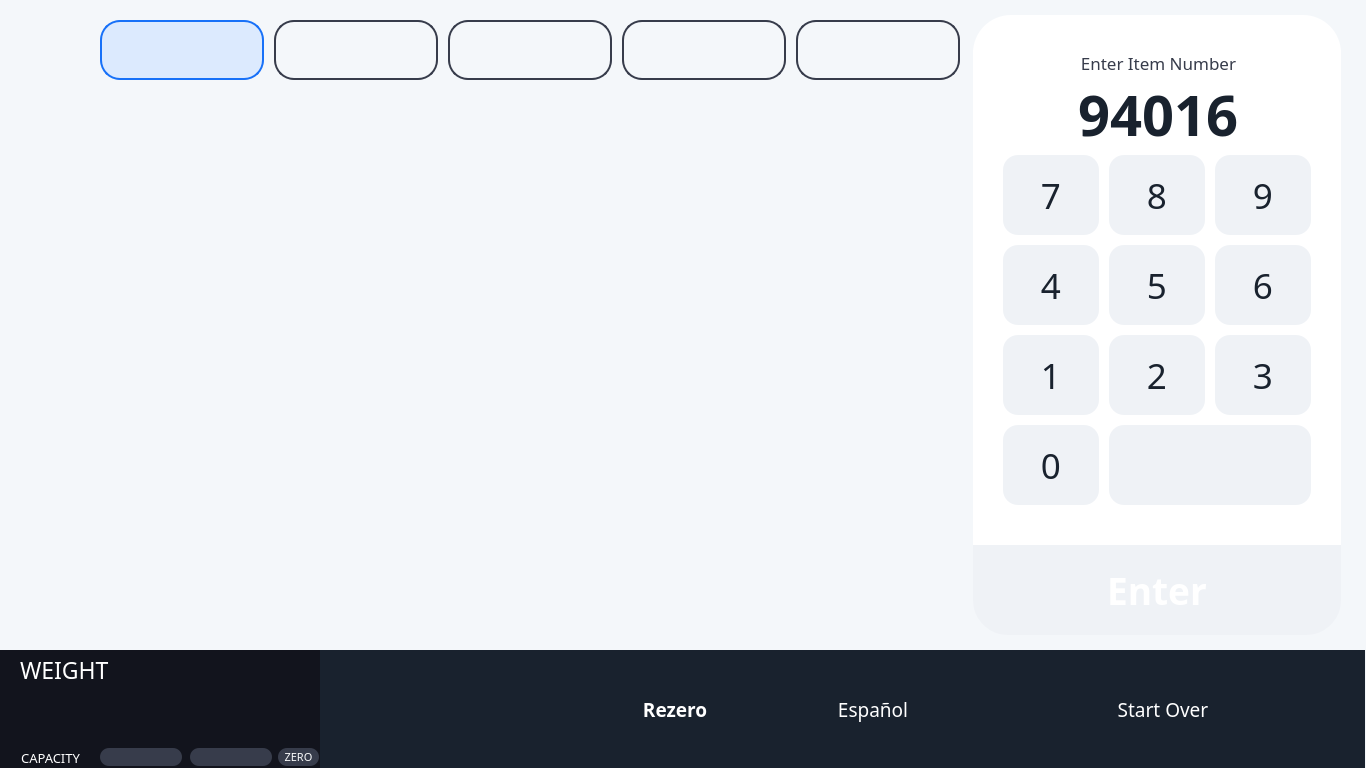
<?xml version="1.0" encoding="UTF-8"?>
<ui version="4.0">
 <class>selfserveItemLookupG2</class>
 <widget class="QWidget" name="selfserveItemLookupG2">
  <property name="geometry">
   <rect>
    <x>0</x>
    <y>0</y>
    <width>1366</width>
    <height>768</height>
   </rect>
  </property>
  <property name="sizePolicy">
   <sizepolicy hsizetype="Expanding" vsizetype="Expanding">
    <horstretch>0</horstretch>
    <verstretch>0</verstretch>
   </sizepolicy>
  </property>
  <property name="windowTitle">
   <string>Form</string>
  </property>
  <property name="styleSheet">
   <string notr="true">QWidget#selfserveItemLookupG2
{
    background-color: rgb(244,247,250);
}</string>
  </property>
  <widget class="QWidget" name="screenContainer" native="true">
   <property name="geometry">
    <rect>
     <x>0</x>
     <y>0</y>
     <width>1366</width>
     <height>768</height>
    </rect>
   </property>
   <widget class="QWidget" name="bestSellersPage" native="true">
    <property name="geometry">
     <rect>
      <x>10</x>
      <y>100</y>
      <width>960</width>
      <height>546</height>
     </rect>
    </property>
    <layout class="QHBoxLayout" name="horizontalLayout_4">
     <property name="spacing">
      <number>0</number>
     </property>
     <property name="leftMargin">
      <number>0</number>
     </property>
     <property name="topMargin">
      <number>0</number>
     </property>
     <property name="rightMargin">
      <number>0</number>
     </property>
     <property name="bottomMargin">
      <number>0</number>
     </property>
     <item>
      <layout class="QHBoxLayout" name="horizontalLayout">
       <property name="spacing">
        <number>0</number>
       </property>
      </layout>
     </item>
    </layout>
   </widget>
   <widget class="QWidget" name="buttonBar" native="true">
    <property name="geometry">
     <rect>
      <x>319</x>
      <y>650</y>
      <width>1046</width>
      <height>118</height>
     </rect>
    </property>
    <property name="sizePolicy">
     <sizepolicy hsizetype="Fixed" vsizetype="Fixed">
      <horstretch>0</horstretch>
      <verstretch>0</verstretch>
     </sizepolicy>
    </property>
    <property name="minimumSize">
     <size>
      <width>1046</width>
      <height>118</height>
     </size>
    </property>
    <property name="maximumSize">
     <size>
      <width>1046</width>
      <height>118</height>
     </size>
    </property>
    <property name="styleSheet">
     <string notr="true">background-color: rgb(25,34,46);</string>
    </property>
    <widget class="QPushButton" name="butLanguage">
     <property name="geometry">
      <rect>
       <x>464</x>
       <y>29</y>
       <width>180</width>
       <height>60</height>
      </rect>
     </property>
     <property name="minimumSize">
      <size>
       <width>180</width>
       <height>60</height>
      </size>
     </property>
     <property name="maximumSize">
      <size>
       <width>180</width>
       <height>60</height>
      </size>
     </property>
     <property name="font">
      <font>
       <family>Poppins SemiBold</family>
       <pointsize>14</pointsize>
      </font>
     </property>
     <property name="styleSheet">
      <string notr="true">QPushButton#butLanguage
{
	background:url(:/images/screens/dark_blue_blank.png);
    color: white;
    margin: 0 0 0 0;
    border-style: outset;
    border-radius: 0px;
    border-width: 0px;
}</string>
     </property>
     <property name="text">
      <string>Español</string>
     </property>
    </widget>
    <widget class="QPushButton" name="butStartOver">
     <property name="geometry">
      <rect>
       <x>662</x>
       <y>29</y>
       <width>364</width>
       <height>60</height>
      </rect>
     </property>
     <property name="minimumSize">
      <size>
       <width>364</width>
       <height>60</height>
      </size>
     </property>
     <property name="maximumSize">
      <size>
       <width>364</width>
       <height>60</height>
      </size>
     </property>
     <property name="font">
      <font>
       <family>Poppins SemiBold</family>
       <pointsize>14</pointsize>
      </font>
     </property>
     <property name="styleSheet">
      <string notr="true">QPushButton#butStartOver
{
	background:url(:/images/screens/dark_blue_large_blank.png);
    color: white;
    margin: 0 0 0 0;
    border-style: outset;
    border-radius: 0px;
    border-width: 0px;
}</string>
     </property>
     <property name="text">
      <string>Start Over</string>
     </property>
    </widget>
    <widget class="QPushButton" name="butRezero">
     <property name="geometry">
      <rect>
       <x>266</x>
       <y>29</y>
       <width>180</width>
       <height>60</height>
      </rect>
     </property>
     <property name="minimumSize">
      <size>
       <width>180</width>
       <height>60</height>
      </size>
     </property>
     <property name="maximumSize">
      <size>
       <width>180</width>
       <height>60</height>
      </size>
     </property>
     <property name="font">
      <font>
       <family>Poppins SemiBold</family>
       <pointsize>14</pointsize>
       <weight>75</weight>
       <bold>true</bold>
      </font>
     </property>
     <property name="styleSheet">
      <string notr="true">QPushButton#butRezero
{
	background:url(:/images/screens/dark_blue_blank.png);
    color: white;
    margin: 0 0 0 0;
    border-style: outset;
    border-radius: 0px;
    border-width: 0px;
}</string>
     </property>
     <property name="text">
      <string>Rezero</string>
     </property>
    </widget>
   </widget>
   <widget class="QWidget" name="wgtWeightBox" native="true">
    <property name="geometry">
     <rect>
      <x>0</x>
      <y>650</y>
      <width>320</width>
      <height>118</height>
     </rect>
    </property>
    <property name="sizePolicy">
     <sizepolicy hsizetype="Fixed" vsizetype="Fixed">
      <horstretch>0</horstretch>
      <verstretch>0</verstretch>
     </sizepolicy>
    </property>
    <property name="minimumSize">
     <size>
      <width>320</width>
      <height>118</height>
     </size>
    </property>
    <property name="maximumSize">
     <size>
      <width>320</width>
      <height>118</height>
     </size>
    </property>
    <property name="styleSheet">
     <string notr="true">background-color: rgb(18,20,29);</string>
    </property>
    <widget class="QLabel" name="lblLowRange">
     <property name="geometry">
      <rect>
       <x>100</x>
       <y>98</y>
       <width>82</width>
       <height>18</height>
      </rect>
     </property>
     <property name="minimumSize">
      <size>
       <width>82</width>
       <height>18</height>
      </size>
     </property>
     <property name="maximumSize">
      <size>
       <width>82</width>
       <height>18</height>
      </size>
     </property>
     <property name="font">
      <font>
       <family>Poppins</family>
       <pointsize>8</pointsize>
      </font>
     </property>
     <property name="styleSheet">
      <string notr="true">background-color: rgb(55,60,75);
color: rgb(249,250,251);
border-radius: 9px;</string>
     </property>
     <property name="text">
      <string/>
     </property>
     <property name="alignment">
      <set>Qt::AlignCenter</set>
     </property>
    </widget>
    <widget class="QLabel" name="lblWeightTitle">
     <property name="geometry">
      <rect>
       <x>20</x>
       <y>7</y>
       <width>131</width>
       <height>25</height>
      </rect>
     </property>
     <property name="font">
      <font>
       <family>Poppins Medium</family>
       <pointsize>17</pointsize>
      </font>
     </property>
     <property name="styleSheet">
      <string notr="true">color: white;</string>
     </property>
     <property name="text">
      <string>WEIGHT</string>
     </property>
     <property name="alignment">
      <set>Qt::AlignLeading|Qt::AlignLeft|Qt::AlignVCenter</set>
     </property>
    </widget>
    <widget class="QLabel" name="lblCapacity">
     <property name="geometry">
      <rect>
       <x>0</x>
       <y>98</y>
       <width>101</width>
       <height>20</height>
      </rect>
     </property>
     <property name="font">
      <font>
       <family>Poppins</family>
       <pointsize>10</pointsize>
      </font>
     </property>
     <property name="styleSheet">
      <string notr="true">color: white;</string>
     </property>
     <property name="text">
      <string>CAPACITY</string>
     </property>
     <property name="alignment">
      <set>Qt::AlignCenter</set>
     </property>
    </widget>
    <widget class="QLabel" name="lblWeight">
     <property name="geometry">
      <rect>
       <x>20</x>
       <y>36</y>
       <width>301</width>
       <height>61</height>
      </rect>
     </property>
     <property name="font">
      <font>
       <family>Poppins</family>
       <pointsize>43</pointsize>
       <weight>75</weight>
       <bold>true</bold>
       <kerning>true</kerning>
      </font>
     </property>
     <property name="styleSheet">
      <string notr="true">color: white;</string>
     </property>
     <property name="text">
      <string notr="true"/>
     </property>
     <property name="textFormat">
      <enum>Qt::AutoText</enum>
     </property>
     <property name="alignment">
      <set>Qt::AlignLeading|Qt::AlignLeft|Qt::AlignVCenter</set>
     </property>
    </widget>
    <widget class="QLabel" name="lblHighRange">
     <property name="geometry">
      <rect>
       <x>190</x>
       <y>98</y>
       <width>82</width>
       <height>18</height>
      </rect>
     </property>
     <property name="minimumSize">
      <size>
       <width>82</width>
       <height>18</height>
      </size>
     </property>
     <property name="maximumSize">
      <size>
       <width>82</width>
       <height>18</height>
      </size>
     </property>
     <property name="font">
      <font>
       <family>Poppins</family>
       <pointsize>8</pointsize>
      </font>
     </property>
     <property name="styleSheet">
      <string notr="true">border-radius: 9px;
background-color: rgb(55,60,75);
color: rgb(249,250,251);</string>
     </property>
     <property name="text">
      <string/>
     </property>
     <property name="alignment">
      <set>Qt::AlignCenter</set>
     </property>
    </widget>
    <widget class="QLabel" name="lblZero">
     <property name="geometry">
      <rect>
       <x>278</x>
       <y>98</y>
       <width>41</width>
       <height>18</height>
      </rect>
     </property>
     <property name="minimumSize">
      <size>
       <width>41</width>
       <height>18</height>
      </size>
     </property>
     <property name="maximumSize">
      <size>
       <width>41</width>
       <height>18</height>
      </size>
     </property>
     <property name="font">
      <font>
       <family>Poppins</family>
       <pointsize>8</pointsize>
      </font>
     </property>
     <property name="styleSheet">
      <string notr="true">border-radius: 9px;
background-color: rgb(55,60,75);
color: rgb(249,250,251);</string>
     </property>
     <property name="text">
      <string>ZERO</string>
     </property>
     <property name="alignment">
      <set>Qt::AlignCenter</set>
     </property>
    </widget>
    <zorder>lblWeightTitle</zorder>
    <zorder>lblCapacity</zorder>
    <zorder>lblWeight</zorder>
    <zorder>lblLowRange</zorder>
    <zorder>lblHighRange</zorder>
    <zorder>lblZero</zorder>
   </widget>
   <widget class="QWidget" name="wgtNumPad" native="true">
    <property name="geometry">
     <rect>
      <x>973</x>
      <y>15</y>
      <width>368</width>
      <height>620</height>
     </rect>
    </property>
    <property name="minimumSize">
     <size>
      <width>368</width>
      <height>620</height>
     </size>
    </property>
    <property name="maximumSize">
     <size>
      <width>368</width>
      <height>620</height>
     </size>
    </property>
    <property name="autoFillBackground">
     <bool>false</bool>
    </property>
    <property name="styleSheet">
     <string notr="true">QWidget#wgtNumPad
{
    background-color: rgb(255,255,255);
    color: rgb(25,34,46);
    border-style: solid;
    border-radius: 40px;
    border-radius: 38px;
}</string>
    </property>
    <widget class="QPushButton" name="butSeven">
     <property name="geometry">
      <rect>
       <x>30</x>
       <y>140</y>
       <width>96</width>
       <height>80</height>
      </rect>
     </property>
     <property name="minimumSize">
      <size>
       <width>96</width>
       <height>80</height>
      </size>
     </property>
     <property name="maximumSize">
      <size>
       <width>96</width>
       <height>80</height>
      </size>
     </property>
     <property name="font">
      <font>
       <family>Poppins SemiBold</family>
       <pointsize>26</pointsize>
       <weight>50</weight>
       <bold>false</bold>
      </font>
     </property>
     <property name="styleSheet">
      <string notr="true">QPushButton#butSeven
{
    background-color: rgb(239,242,246);
    color: rgb(25,34,46);
    border-style: solid;
    border-radius: 15px;
    border-width: 0px;
    line-height: 10px;
}</string>
     </property>
     <property name="text">
      <string notr="true">7</string>
     </property>
    </widget>
    <widget class="QPushButton" name="butEight">
     <property name="geometry">
      <rect>
       <x>136</x>
       <y>140</y>
       <width>96</width>
       <height>80</height>
      </rect>
     </property>
     <property name="minimumSize">
      <size>
       <width>96</width>
       <height>80</height>
      </size>
     </property>
     <property name="maximumSize">
      <size>
       <width>96</width>
       <height>100</height>
      </size>
     </property>
     <property name="font">
      <font>
       <family>Poppins Medium</family>
       <pointsize>26</pointsize>
       <weight>50</weight>
       <bold>false</bold>
       <stylestrategy>PreferAntialias</stylestrategy>
      </font>
     </property>
     <property name="styleSheet">
      <string notr="true">QPushButton#butEight
{
    background-color: rgb(239,242,246);
    color: rgb(25,34,46);
    border-style: solid;
    border-radius: 15px;
    border-width: 0px;
}</string>
     </property>
     <property name="text">
      <string>8</string>
     </property>
    </widget>
    <widget class="QPushButton" name="butNine">
     <property name="geometry">
      <rect>
       <x>242</x>
       <y>140</y>
       <width>96</width>
       <height>80</height>
      </rect>
     </property>
     <property name="minimumSize">
      <size>
       <width>96</width>
       <height>80</height>
      </size>
     </property>
     <property name="maximumSize">
      <size>
       <width>96</width>
       <height>100</height>
      </size>
     </property>
     <property name="font">
      <font>
       <family>Poppins Medium</family>
       <pointsize>26</pointsize>
       <weight>50</weight>
       <bold>false</bold>
       <stylestrategy>PreferAntialias</stylestrategy>
      </font>
     </property>
     <property name="styleSheet">
      <string notr="true">QPushButton#butNine
{
    background-color: rgb(239,242,246);
    color: rgb(25,34,46);
    border-style: solid;
    border-radius: 15px;
    border-width: 0px;
}</string>
     </property>
     <property name="text">
      <string>9</string>
     </property>
    </widget>
    <widget class="QPushButton" name="butFive">
     <property name="geometry">
      <rect>
       <x>136</x>
       <y>230</y>
       <width>96</width>
       <height>80</height>
      </rect>
     </property>
     <property name="minimumSize">
      <size>
       <width>96</width>
       <height>80</height>
      </size>
     </property>
     <property name="maximumSize">
      <size>
       <width>96</width>
       <height>100</height>
      </size>
     </property>
     <property name="font">
      <font>
       <family>Poppins Medium</family>
       <pointsize>26</pointsize>
       <weight>50</weight>
       <bold>false</bold>
       <stylestrategy>PreferAntialias</stylestrategy>
      </font>
     </property>
     <property name="styleSheet">
      <string notr="true">QPushButton#butFive
{
    background-color: rgb(239,242,246);
    color: rgb(25,34,46);
    border-style: solid;
    border-radius: 15px;
    border-width: 0px;
}</string>
     </property>
     <property name="text">
      <string>5</string>
     </property>
    </widget>
    <widget class="QPushButton" name="butSix">
     <property name="geometry">
      <rect>
       <x>242</x>
       <y>230</y>
       <width>96</width>
       <height>80</height>
      </rect>
     </property>
     <property name="minimumSize">
      <size>
       <width>96</width>
       <height>80</height>
      </size>
     </property>
     <property name="maximumSize">
      <size>
       <width>96</width>
       <height>100</height>
      </size>
     </property>
     <property name="font">
      <font>
       <family>Poppins Medium</family>
       <pointsize>26</pointsize>
       <weight>50</weight>
       <bold>false</bold>
       <stylestrategy>PreferAntialias</stylestrategy>
      </font>
     </property>
     <property name="styleSheet">
      <string notr="true">QPushButton#butSix
{
    background-color: rgb(239,242,246);
    color: rgb(25,34,46);
    border-style: solid;
    border-radius: 15px;
    border-width: 0px;
}</string>
     </property>
     <property name="text">
      <string>6</string>
     </property>
    </widget>
    <widget class="QPushButton" name="butThree">
     <property name="geometry">
      <rect>
       <x>242</x>
       <y>320</y>
       <width>96</width>
       <height>80</height>
      </rect>
     </property>
     <property name="minimumSize">
      <size>
       <width>96</width>
       <height>80</height>
      </size>
     </property>
     <property name="maximumSize">
      <size>
       <width>96</width>
       <height>100</height>
      </size>
     </property>
     <property name="font">
      <font>
       <family>Poppins Medium</family>
       <pointsize>26</pointsize>
       <weight>50</weight>
       <bold>false</bold>
       <stylestrategy>PreferAntialias</stylestrategy>
      </font>
     </property>
     <property name="styleSheet">
      <string notr="true">QPushButton#butThree
{
    background-color: rgb(239,242,246);
    color: rgb(25,34,46);
    border-style: solid;
    border-radius: 15px;
    border-width: 0px;
}</string>
     </property>
     <property name="text">
      <string>3</string>
     </property>
    </widget>
    <widget class="QPushButton" name="butOne">
     <property name="geometry">
      <rect>
       <x>30</x>
       <y>320</y>
       <width>96</width>
       <height>80</height>
      </rect>
     </property>
     <property name="minimumSize">
      <size>
       <width>96</width>
       <height>80</height>
      </size>
     </property>
     <property name="maximumSize">
      <size>
       <width>96</width>
       <height>100</height>
      </size>
     </property>
     <property name="font">
      <font>
       <family>Poppins SemiBold</family>
       <pointsize>26</pointsize>
       <weight>50</weight>
       <bold>false</bold>
      </font>
     </property>
     <property name="styleSheet">
      <string notr="true">QPushButton#butOne
{
    background-color: rgb(239,242,246);
    color: rgb(25,34,46);
    border-style: solid;
    border-radius: 15px;
    border-width: 0px;
}</string>
     </property>
     <property name="text">
      <string>1</string>
     </property>
    </widget>
    <widget class="QPushButton" name="butFour">
     <property name="geometry">
      <rect>
       <x>30</x>
       <y>230</y>
       <width>96</width>
       <height>80</height>
      </rect>
     </property>
     <property name="minimumSize">
      <size>
       <width>96</width>
       <height>80</height>
      </size>
     </property>
     <property name="maximumSize">
      <size>
       <width>96</width>
       <height>100</height>
      </size>
     </property>
     <property name="font">
      <font>
       <family>Poppins Medium</family>
       <pointsize>26</pointsize>
       <weight>50</weight>
       <bold>false</bold>
       <stylestrategy>PreferAntialias</stylestrategy>
      </font>
     </property>
     <property name="styleSheet">
      <string notr="true">QPushButton#butFour
{
    background-color: rgb(239,242,246);
    color: rgb(25,34,46);
    border-style: solid;
    border-radius: 15px;
    border-width: 0px;
}</string>
     </property>
     <property name="text">
      <string>4</string>
     </property>
    </widget>
    <widget class="QPushButton" name="butTwo">
     <property name="geometry">
      <rect>
       <x>136</x>
       <y>320</y>
       <width>96</width>
       <height>80</height>
      </rect>
     </property>
     <property name="minimumSize">
      <size>
       <width>96</width>
       <height>80</height>
      </size>
     </property>
     <property name="maximumSize">
      <size>
       <width>96</width>
       <height>100</height>
      </size>
     </property>
     <property name="font">
      <font>
       <family>Poppins Medium</family>
       <pointsize>26</pointsize>
       <weight>50</weight>
       <bold>false</bold>
       <stylestrategy>PreferAntialias</stylestrategy>
      </font>
     </property>
     <property name="styleSheet">
      <string notr="true">QPushButton#butTwo
{
    background-color: rgb(239,242,246);
    color: rgb(25,34,46);
    border-style: solid;
    border-radius: 15px;
    border-width: 0px;
}</string>
     </property>
     <property name="text">
      <string>2</string>
     </property>
    </widget>
    <widget class="QPushButton" name="butZero">
     <property name="geometry">
      <rect>
       <x>30</x>
       <y>410</y>
       <width>96</width>
       <height>80</height>
      </rect>
     </property>
     <property name="minimumSize">
      <size>
       <width>96</width>
       <height>80</height>
      </size>
     </property>
     <property name="maximumSize">
      <size>
       <width>96</width>
       <height>100</height>
      </size>
     </property>
     <property name="font">
      <font>
       <family>Poppins SemiBold</family>
       <pointsize>26</pointsize>
       <weight>50</weight>
       <bold>false</bold>
      </font>
     </property>
     <property name="styleSheet">
      <string notr="true">QPushButton#butZero
{
    background-color: rgb(239,242,246);
    color: rgb(25,34,46);
    border-style: solid;
    border-radius: 15px;
    border-width: 0px;
}</string>
     </property>
     <property name="text">
      <string>0</string>
     </property>
    </widget>
    <widget class="QPushButton" name="butBackspace">
     <property name="geometry">
      <rect>
       <x>136</x>
       <y>410</y>
       <width>202</width>
       <height>80</height>
      </rect>
     </property>
     <property name="minimumSize">
      <size>
       <width>202</width>
       <height>80</height>
      </size>
     </property>
     <property name="maximumSize">
      <size>
       <width>202</width>
       <height>80</height>
      </size>
     </property>
     <property name="font">
      <font>
       <family>Poppins SemiBold</family>
       <pointsize>26</pointsize>
       <weight>75</weight>
       <bold>true</bold>
      </font>
     </property>
     <property name="styleSheet">
      <string notr="true">QPushButton#butBackspace
{
	background:url(:/images/screens/numberpad-backspace-bttn.png);
    background-color: rgb(239,242,246);
    color: rgb(25,34,46);
    border-style: solid;
    border-radius: 15px;
    border-width: 0px;
}</string>
     </property>
     <property name="text">
      <string/>
     </property>
    </widget>
    <widget class="QPushButton" name="butEnter">
     <property name="geometry">
      <rect>
       <x>0</x>
       <y>530</y>
       <width>368</width>
       <height>90</height>
      </rect>
     </property>
     <property name="minimumSize">
      <size>
       <width>368</width>
       <height>90</height>
      </size>
     </property>
     <property name="maximumSize">
      <size>
       <width>368</width>
       <height>90</height>
      </size>
     </property>
     <property name="font">
      <font>
       <family>Poppins Medium</family>
       <pointsize>28</pointsize>
       <weight>75</weight>
       <bold>true</bold>
      </font>
     </property>
     <property name="styleSheet">
      <string notr="true">QPushButton#butEnter
{
	background:url(:/images/screens/numberpad-enter-bttn.png);
    background-color: rgb(239,242,246);
    color: rgb(255,255,255);
    border-style: solid;
    /*border-radius: 0px; */
    border-top-left-radius: 0px;
    border-top-right-radius: 0px;
    border-bottom-left-radius: 35px;
    border-bottom-right-radius: 35px;
    border-width: 0px;
}</string>
     </property>
     <property name="text">
      <string>Enter</string>
     </property>
    </widget>
    <widget class="QLabel" name="lblEnterItem">
     <property name="geometry">
      <rect>
       <x>0</x>
       <y>35</y>
       <width>371</width>
       <height>26</height>
      </rect>
     </property>
     <property name="font">
      <font>
       <family>Poppins</family>
       <pointsize>13</pointsize>
      </font>
     </property>
     <property name="autoFillBackground">
      <bool>false</bool>
     </property>
     <property name="styleSheet">
      <string notr="true">QLabel#lblEnterItem
{
    background-color: rgb(255,255,255);
    color: rgb(55,60,75);
}</string>
     </property>
     <property name="text">
      <string>Enter Item Number</string>
     </property>
     <property name="alignment">
      <set>Qt::AlignCenter</set>
     </property>
    </widget>
    <widget class="hobart::numericLineEdit" name="txtPluNum">
     <property name="geometry">
      <rect>
       <x>10</x>
       <y>68</y>
       <width>351</width>
       <height>61</height>
      </rect>
     </property>
     <property name="font">
      <font>
       <family>Poppins</family>
       <pointsize>42</pointsize>
       <weight>75</weight>
       <bold>true</bold>
      </font>
     </property>
     <property name="autoFillBackground">
      <bool>false</bool>
     </property>
     <property name="styleSheet">
      <string notr="true">QLineEdit#txtPluNum
{
    background-color:rgb(255,255,255);
    color: rgb(25,34,46);
    border: 0px;
}</string>
     </property>
     <property name="text">
      <string notr="true">94016</string>
     </property>
     <property name="alignment">
      <set>Qt::AlignCenter</set>
     </property>
    </widget>
   </widget>
   <widget class="QWidget" name="wgtSearchSoftkeys" native="true">
    <property name="geometry">
     <rect>
      <x>0</x>
      <y>0</y>
      <width>971</width>
      <height>101</height>
     </rect>
    </property>
    <widget class="QPushButton" name="butSearch">
     <property name="geometry">
      <rect>
       <x>20</x>
       <y>20</y>
       <width>60</width>
       <height>60</height>
      </rect>
     </property>
     <property name="minimumSize">
      <size>
       <width>60</width>
       <height>60</height>
      </size>
     </property>
     <property name="maximumSize">
      <size>
       <width>60</width>
       <height>60</height>
      </size>
     </property>
     <property name="font">
      <font>
       <family>Poppins SemiBold</family>
       <pointsize>14</pointsize>
       <weight>75</weight>
       <bold>true</bold>
      </font>
     </property>
     <property name="styleSheet">
      <string notr="true">QPushButton#butSearch
{
	background:url(:/images/screens/search-icon.png);
    color: white;
    margin: 0 0 0 0;
    border-style: outset;
    border-radius: 0px;
    border-width: 0px;
}</string>
     </property>
     <property name="text">
      <string/>
     </property>
    </widget>
    <widget class="QPushButton" name="butSearchBestSellers">
     <property name="geometry">
      <rect>
       <x>100</x>
       <y>20</y>
       <width>164</width>
       <height>60</height>
      </rect>
     </property>
     <property name="minimumSize">
      <size>
       <width>164</width>
       <height>60</height>
      </size>
     </property>
     <property name="maximumSize">
      <size>
       <width>164</width>
       <height>60</height>
      </size>
     </property>
     <property name="font">
      <font>
       <family>Poppins SemiBold</family>
       <pointsize>14</pointsize>
       <weight>75</weight>
       <bold>true</bold>
      </font>
     </property>
     <property name="styleSheet">
      <string notr="true">QPushButton#butSearchBestSellers
{
	/*background:url(:/images/screens/category-bttn.png); */
    background-color: rgb(220,234,254);
    color: rgb(0,89,223);
    margin: 0 0 0 0;
    border-color: rgb(24,113,248);
    border-style: solid;
    border-radius: 20px;
    border-width: 2px;
}</string>
     </property>
     <property name="text">
      <string notr="true"/>
     </property>
    </widget>
    <widget class="QPushButton" name="butSearchVeggies">
     <property name="geometry">
      <rect>
       <x>448</x>
       <y>20</y>
       <width>164</width>
       <height>60</height>
      </rect>
     </property>
     <property name="minimumSize">
      <size>
       <width>164</width>
       <height>60</height>
      </size>
     </property>
     <property name="maximumSize">
      <size>
       <width>164</width>
       <height>60</height>
      </size>
     </property>
     <property name="font">
      <font>
       <family>Poppins SemiBold</family>
       <pointsize>14</pointsize>
       <weight>75</weight>
       <bold>true</bold>
      </font>
     </property>
     <property name="styleSheet">
      <string notr="true">QPushButton#butSearchVeggies
{
    background-color: rgb(244,247,250);
    color: rgb(55,60,75);
    margin: 0 0 0 0;
    border-style: solid;
    border-radius: 20px;
    border-width: 2px;
}</string>
     </property>
     <property name="text">
      <string notr="true"/>
     </property>
    </widget>
    <widget class="QPushButton" name="butSearchOrganic">
     <property name="geometry">
      <rect>
       <x>622</x>
       <y>20</y>
       <width>164</width>
       <height>60</height>
      </rect>
     </property>
     <property name="minimumSize">
      <size>
       <width>164</width>
       <height>60</height>
      </size>
     </property>
     <property name="maximumSize">
      <size>
       <width>164</width>
       <height>60</height>
      </size>
     </property>
     <property name="font">
      <font>
       <family>Poppins SemiBold</family>
       <pointsize>14</pointsize>
       <weight>75</weight>
       <bold>true</bold>
      </font>
     </property>
     <property name="styleSheet">
      <string notr="true">QPushButton#butSearchOrganic
{
    background-color: rgb(244,247,250);
    color: rgb(55,60,75);
    margin: 0 0 0 0;
    border-style: solid;
    border-radius: 20px;
    border-width: 2px;
}</string>
     </property>
     <property name="text">
      <string notr="true"/>
     </property>
    </widget>
    <widget class="QPushButton" name="butSearchOther">
     <property name="geometry">
      <rect>
       <x>796</x>
       <y>20</y>
       <width>164</width>
       <height>60</height>
      </rect>
     </property>
     <property name="minimumSize">
      <size>
       <width>164</width>
       <height>60</height>
      </size>
     </property>
     <property name="maximumSize">
      <size>
       <width>164</width>
       <height>60</height>
      </size>
     </property>
     <property name="font">
      <font>
       <family>Poppins SemiBold</family>
       <pointsize>14</pointsize>
       <weight>75</weight>
       <bold>true</bold>
      </font>
     </property>
     <property name="styleSheet">
      <string notr="true">QPushButton#butSearchOther
{
    background-color: rgb(244,247,250);
    color: rgb(55,60,75);
    margin: 0 0 0 0;
    border-style: solid;
    border-radius: 20px;
    border-width: 2px;
}</string>
     </property>
     <property name="text">
      <string notr="true"/>
     </property>
    </widget>
    <widget class="QPushButton" name="butSearchFruits">
     <property name="geometry">
      <rect>
       <x>274</x>
       <y>20</y>
       <width>164</width>
       <height>60</height>
      </rect>
     </property>
     <property name="minimumSize">
      <size>
       <width>164</width>
       <height>60</height>
      </size>
     </property>
     <property name="maximumSize">
      <size>
       <width>164</width>
       <height>60</height>
      </size>
     </property>
     <property name="font">
      <font>
       <family>Poppins SemiBold</family>
       <pointsize>14</pointsize>
       <weight>75</weight>
       <bold>true</bold>
      </font>
     </property>
     <property name="styleSheet">
      <string notr="true">QPushButton#butSearchFruits
{
    background-color: rgb(244,247,250);
    color: rgb(55,60,75);
    margin: 0 0 0 0;
    border-style: solid;
    border-radius: 20px;
    border-width: 2px;
}</string>
     </property>
     <property name="text">
      <string notr="true"/>
     </property>
    </widget>
   </widget>
  </widget>
 </widget>
 <customwidgets>
  <customwidget>
   <class>hobart::numericLineEdit</class>
   <extends>QLineEdit</extends>
   <header location="global">numericlineedit.h</header>
  </customwidget>
 </customwidgets>
 <resources/>
 <connections/>
</ui>
